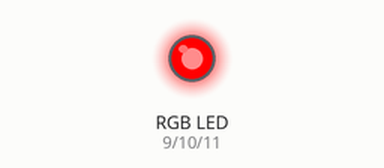
Bench run of a sketch on a simulated Arduino Uno, built with avr-gcc and run on an emulated ATmega328P. On the bench: an RGB LED mixed from three pins (HIGH = lit).

Above: at 0.1 s.
At 1.1 s:
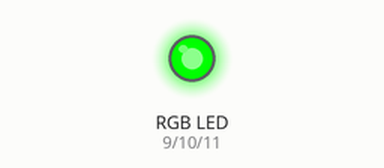
At 2.1 s:
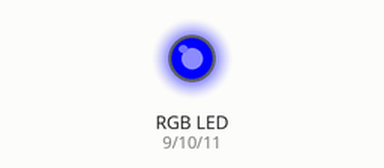
At 5.1 s:
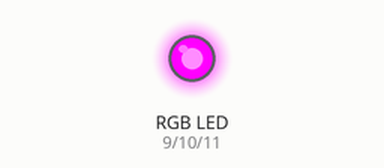
At 7.1 s:
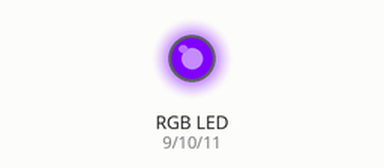
At 10.1 s:
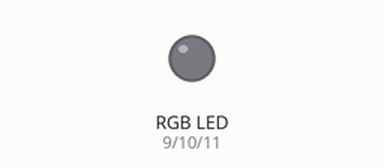
Timing chart, 0 to 40.0 s (numbered marks = the images above):
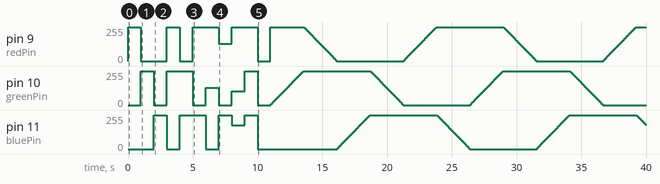

Measured:
- by itself, pin 9 (redPin): 0/255 → 255/255 at 0.00 s, → 0/255 1.0 s later, → 255/255 2.0 s later, → 0/255 1.0 s later, … (1029 changes in this stretch)
- by itself, pin 11 (bluePin): 0/255 → 255/255 at 2.0 s, → 0/255 1.0 s later, → 255/255 1.0 s later, → 0/255 2.0 s later, … (847 changes in this stretch)

The sketch:

rdb_led_implementation.ino
```cpp
int redPin   = 9;
int greenPin = 10;
int bluePin  = 11;


bool commonAnode = false;

void setup() {
  pinMode(redPin, OUTPUT);
  pinMode(greenPin, OUTPUT);
  pinMode(bluePin, OUTPUT);
}


void setColor(int r, int g, int b) {
  if (commonAnode) {
    r = 255 - r;
    g = 255 - g;
    b = 255 - b;
  }
  analogWrite(redPin, r);
  analogWrite(greenPin, g);
  analogWrite(bluePin, b);
}


void showMainColors() {
  setColor(255, 0, 0);     delay(1000);  // Red
  setColor(0, 255, 0);     delay(1000);  // Green
  setColor(0, 0, 255);     delay(1000);  // Blue
  setColor(255, 255, 0);   delay(1000);  // Yellow
  setColor(0, 255, 255);   delay(1000);  // Cyan
  setColor(255, 0, 255);   delay(1000);  // Magenta
  setColor(255, 128, 0);   delay(1000);  // Orange
  setColor(128, 0, 255);   delay(1000);  // Purple
  setColor(255, 105, 180); delay(1000);  // Pink
  setColor(255, 255, 255); delay(1000);  // White (balanced)
  setColor(0, 0, 0);       delay(1000);  // Off
}

// Smoothly fades through every color of the rainbow
void rainbowFade() {
  // Red -> Yellow (green goes up)
  for (int i = 0; i <= 255; i++) { setColor(255, i, 0);       delay(10); }
  // Yellow -> Green (red goes down)
  for (int i = 255; i >= 0; i--) { setColor(i, 255, 0);       delay(10); }
  // Green -> Cyan (blue goes up)
  for (int i = 0; i <= 255; i++) { setColor(0, 255, i);       delay(10); }
  // Cyan -> Blue (green goes down)
  for (int i = 255; i >= 0; i--) { setColor(0, i, 255);       delay(10); }
  // Blue -> Magenta (red goes up)
  for (int i = 0; i <= 255; i++) { setColor(i, 0, 255);       delay(10); }
  // Magenta -> Red (blue goes down)
  for (int i = 255; i >= 0; i--) { setColor(255, 0, i);       delay(10); }
}

void loop() {
  showMainColors();   // step through named colors
  rainbowFade();      // then smooth rainbow
  rainbowFade();      // twice for a nice effect
}
```
